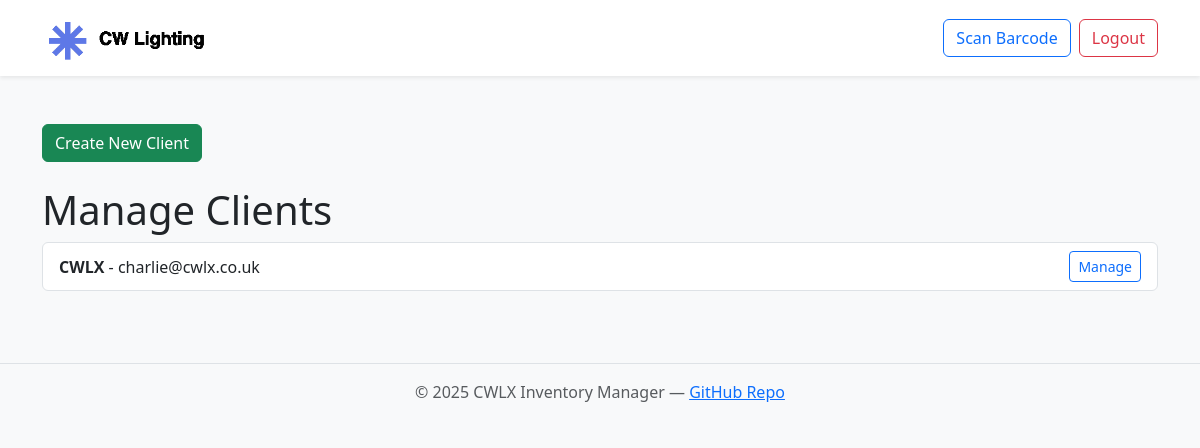
Before: /bookings/clients/ (signed in) with the older database file.
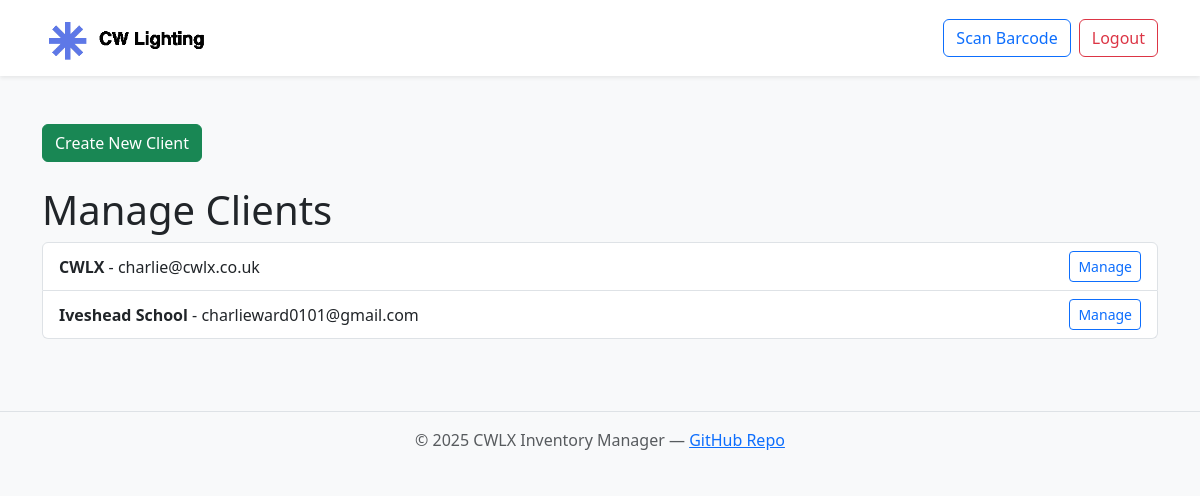
After: the same page with the newer database file.
### bookings/models.py (models this page shows, shortened)
class Client(models.Model):
    name = models.CharField(max_length=255)
    email = models.EmailField(blank=True, null=True)
    phone = models.CharField(max_length=50, blank=True, null=True)
    notes = models.TextField(blank=True, null=True)

### bookings/views.py (the view)
# urls.py: path('clients/', views.manage_clients, name='manage_clients'),
def manage_clients(request):
    clients = Client.objects.all().order_by('name')
    return render(request, 'bookings/manage_clients.html', {'clients': clients})

### bookings/templates/bookings/manage_clients.html
{% extends "base.html" %}
{% block content %}
  <div class="mb-4">
    <a href="{% url 'bookings:add_client' %}" class="btn btn-success me-2">Create New Client</a>
  </div>
<h1>Manage Clients</h1>
<ul class="list-group">
  {% for client in clients %}
    <li class="list-group-item d-flex justify-content-between align-items-center">
        <div>
            <strong>{{ client.name }}</strong> - {{ client.email }} <br>
        </div>
        <a href="{% url 'bookings:client_detail' client.id %}" class="btn btn-sm btn-outline-primary">Manage</a>
        </li>
    {% empty %}
        <li class="list-group-item">No clients found.</li>
    {% endfor %}
</ul>
{% endblock %}

Changed rows visible on the page:
added Client: name "Iveshead School", email "charlieward0101@gmail.com"
